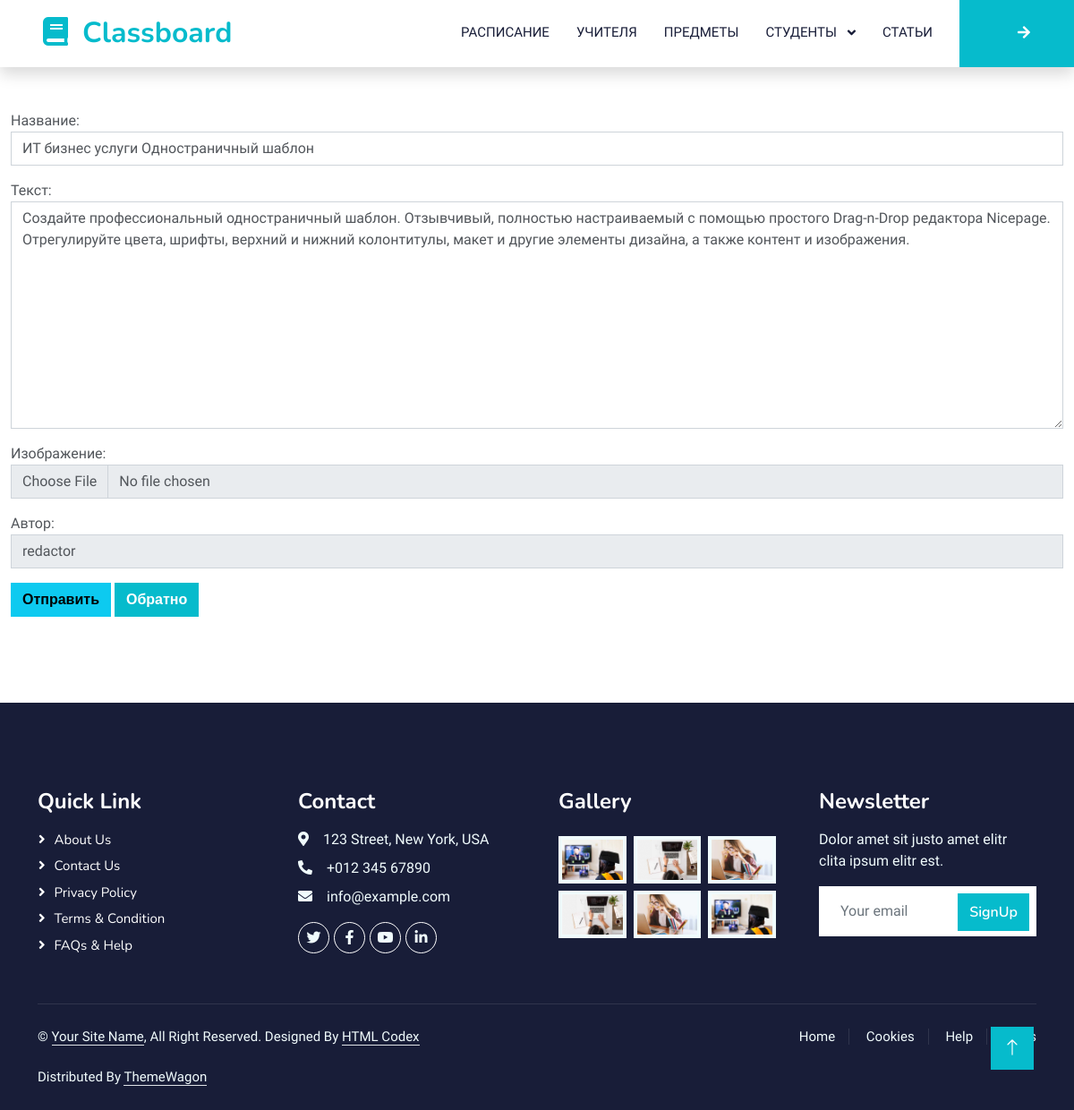
/articles/2/update/, run on the app's committed database.
### articles/models.py (models this page shows, shortened)
class Article(models.Model):
    author = models.ForeignKey(
        verbose_name="Автор", to="auth.User", on_delete=models.CASCADE
    )
    title = models.CharField(verbose_name="Заголовок", max_length=256)
    slug = models.SlugField(verbose_name="slug")
    text = models.TextField(verbose_name="Содержание")
    image = models.ImageField(verbose_name="Изображение", upload_to="articles/")
    created_at = models.DateTimeField(verbose_name="Создано", auto_now_add=True)
    updated_at = models.DateTimeField(verbose_name="Изменено", auto_now=True)
    objects = SearchManagerArticles()
    class Meta:
        verbose_name = "Статья"
        verbose_name_plural = "Статьи"

### articles/views.py (the view)
# urls.py: path('<int:pk>/update/', ArticleUpdateView.as_view(), name='article_update'),
class ArticleUpdateView(UpdateView):
    model = Article
    template_name = "articles/article_from.html"
    success_url = reverse_lazy("articles:articles_list")
    form_class = ArticleForm

### articles/forms.py
class ArticleForm(forms.ModelForm):
    class Meta:
        model = Article
        fields = ('title', 'text', 'image', 'author')
        labels = {
            'title': 'Название',
            'text': 'Текст',
            'image': 'Изображение',
            'author': 'Автор',
        }
        widgets = {
            'title': forms.TextInput(attrs={'class': 'form-control'}),
            'text': forms.Textarea(attrs={'class': 'form-control'}),
            'image': forms.FileInput(attrs={'class': 'form-control'}),
            'author': forms.Select(attrs={'class': 'form-control'}),
        }

### templates/articles/article_from.html (shortened to what this page needs)
{% extends 'layout/base.html' %}
{% block content %}
<section class="py-5">
<form action="" method="post" enctype="multipart/form-data">
  <div class="form-group">{{ form.as_p }}</div>
  <button type="submit" class="btn btn-info">Отправить</button>
  <a class="btn btn-primary" href="{% url 'articles:articles_list' %}">Обратно</a>
</form>
</section>
{% endblock content %}

### static/css/style.css (style rules this page uses)
:root { --primary: #06BBCC; --light: #F0FBFC; --dark: #181d38; }
.btn { font-family: 'Nunito', sans-serif; font-weight: 600; transition: .5s; }
.btn.btn-primary, .btn.btn-secondary { color: #FFFFFF; }

### data on the page
Article: title "ИТ бизнес услуги Одностраничный шаблон", text "Создайте профессиональный одностраничный шаблон. Отзывчивый, полностью настраиваемый с помощью простого Drag-n-Drop редактора Nicepage. Отрегулируйте цвета, шрифты, верхний и нижний колонтитулы, макет и другие элементы дизайна, а также контент и изображения.", author "redactor"
